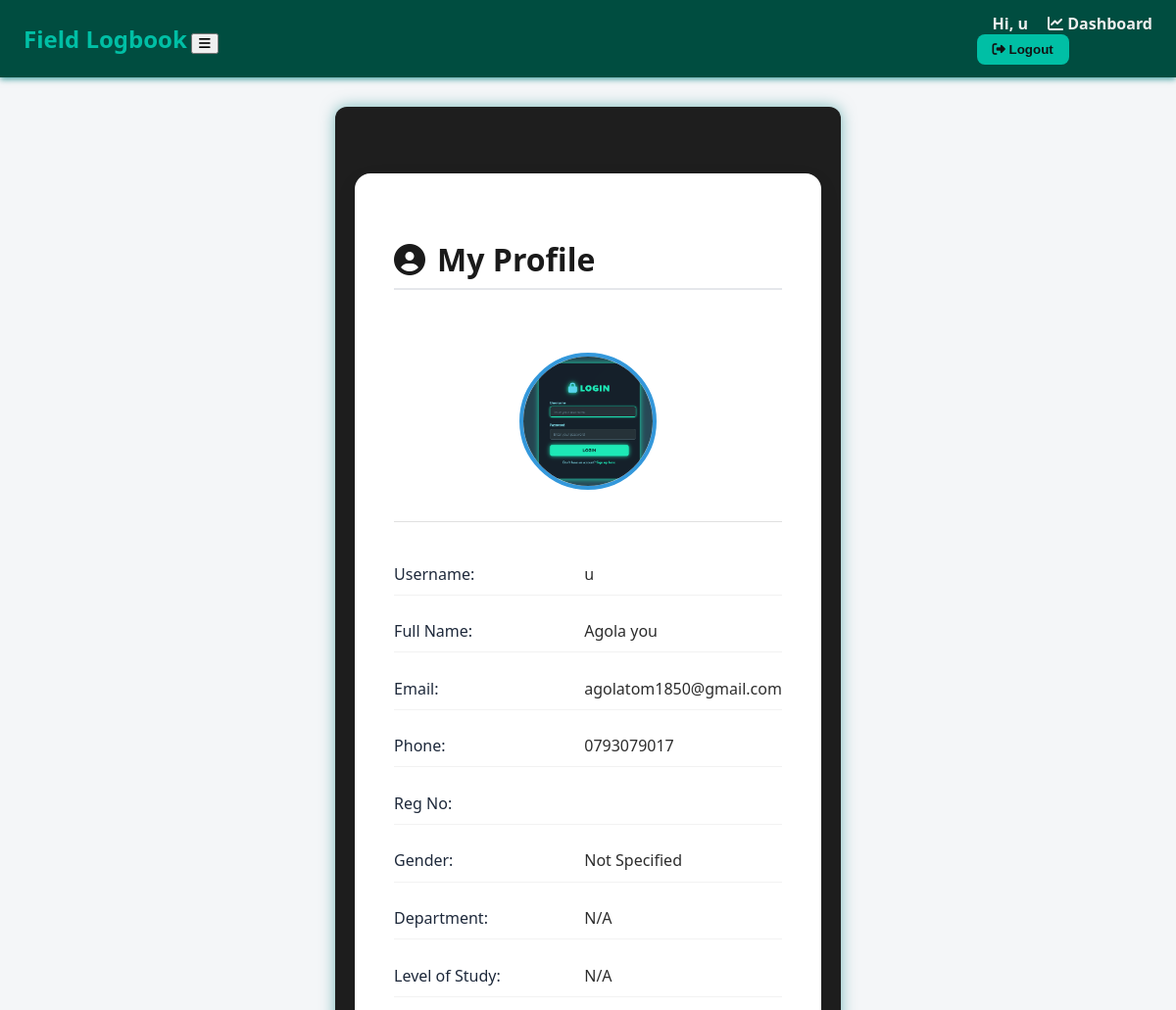
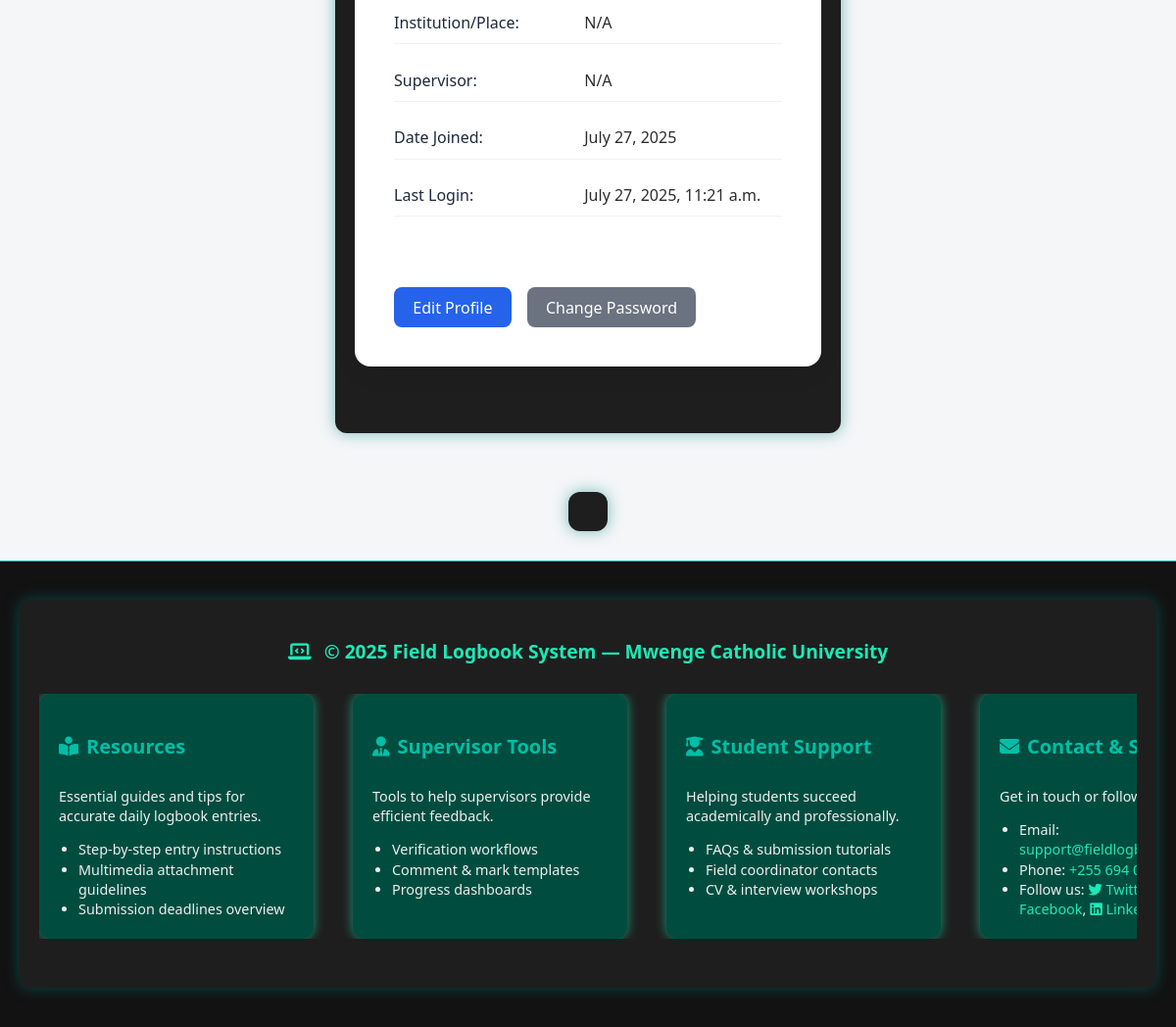
Screenshot of /logbook/profile/ (signed in) with the database file from the repository (2 pictures, top to bottom).
### users/models.py (models this page shows, shortened)
class CustomUser(AbstractUser):
    ROLE_CHOICES = [
        ('student', 'Student'),
        ('onstation', 'On-Station Supervisor'),
        ('oncampus', 'On-Campus Supervisor'),
        ('admin', 'Admin'),
    ]
    role = models.CharField(max_length=20, choices=ROLE_CHOICES)
    phone_number = models.CharField(max_length=20, blank=True, null=True)
    department = models.ForeignKey(
        Department,
        on_delete=models.SET_NULL,
        null=True,
        blank=True,
        related_name='users'
    )
    profile_picture = models.ImageField(upload_to='profile_pics/', blank=True, null=True)

### logbook/views.py (the view)
# urls.py: path('profile/', views.profile_view, name='profile'),
@login_required
def profile_view(request):
    profile = getattr(request.user, 'student_profile', None)
    return render(request, 'logbook/profile.html', {'user': request.user, 'profile': profile})

### logbook/templates/logbook/profile.html (shortened to what this page needs)
{% extends 'base.html' %}
{% load static %}
{% block content %}
<div class="profile-page-container" role="main" aria-label="User Profile">
  <div class="profile-wrapper">
    <h2 class="profile-title">
      <i class="fas fa-user-circle"></i> My Profile
    </h2>
    <div class="profile-picture-wrapper">
      {% if user.profile_picture %}
        <img src="{{ user.profile_picture.url }}" alt="Profile Picture" class="profile-picture" />
      {% else %}
        <img src="{% static 'logbook/images/default-avatar.png' %}" alt="Default Avatar" class="profile-picture" />
      {% endif %}
    </div>
    <div class="profile-details">
      <p><strong>Username:</strong> {{ user.username }}</p>
      <p><strong>Full Name:</strong> {{ user.get_full_name }}</p>
      <p><strong>Email:</strong> {{ user.email }}</p>
      <p><strong>Phone:</strong>
        {% if user.phone_number %}
          {{ user.phone_number }}
        {% elif user.studentprofile.phone_number %}
          {{ user.studentprofile.phone_number }}
        {% else %}
          Not Provided
        {% endif %}
      </p>
      <p><strong>Reg No:</strong> {{ user.studentprofile.registration_number }}</p>
      <p><strong>Gender:</strong> {{ user.studentprofile.gender|default:"Not Specified" }}</p>
      <p><strong>Department:</strong> {{ user.studentprofile.department.name|default:"N/A" }}</p>
      <p><strong>Level of Study:</strong> {{ user.studentprofile.level|default:"N/A" }}</p>
      <p><strong>Institution/Place:</strong> {{ user.studentprofile.place.name|default:"N/A" }}</p>
      <p><strong>Supervisor:</strong> {{ user.studentprofile.supervisor.get_full_name|default:"N/A" }}</p>
      <p><strong>Date Joined:</strong> {{ user.date_joined|date:"F j, Y" }}</p>
      <p><strong>Last Login:</strong> {{ user.last_login|date:"F j, Y, g:i a" }}</p>
    </div>
    <div class="profile-actions">
      <a href="{% url 'users:edit_student_profile' %}" class="btn">Edit Profile</a>
      <a href="{% url 'users:change_password' %}" class="btn btn-secondary">Change Password</a>
    </div>
  </div>
</div>
{% endblock %}

### users/templates/base.html (shortened to what this page needs)
{% load static %}
<!DOCTYPE html>
<html lang="en">
<head>
  <link href="https://cdnjs.cloudflare.com/ajax/libs/font-awesome/6.5.0/css/all.min.css" rel="stylesheet" />
  <link rel="stylesheet" href="{% static 'css/base_style.css' %}" />
</head>
<body>
  <nav class="navbar">
    <div class="nav-left">
      <a href="{% url 'users:home' %}" class="nav-logo">Field Logbook</a>
      <button id="nav-toggle"><i class="fas fa-bars"></i></button>
    </div>
    <div class="nav-right" id="nav-menu">
      {% if user.is_authenticated %}
        <span class="nav-welcome">Hi, {{ user.username }}</span>
        {% if user.is_superuser %}
          <a href="/admin/" class="nav-link"><i class="fas fa-tools"></i> Admin</a>
        {% else %}
          <a href="{% url 'users:dashboard' %}" class="nav-link"><i class="fas fa-chart-line"></i> Dashboard</a>
        {% endif %}
        <form method="post" action="{% url 'users:logout' %}" class="logout-form">
          <button type="submit" class="logout-btn">
            <i class="fas fa-sign-out-alt"></i> Logout
          </button>
        </form>
      {% endif %}
    </div>
  </nav>
  <main class="main-content">
    {% block content %}
    {% endblock %}
  </main>
  {% include 'includes/footer.html' %}
</body>
</html>

### users/static/css/base_style.css (style rules this page uses)
body { background-color: #121212; color: #eeeeee; font-family: 'Segoe UI', Tahoma, Geneva, Verdana, sans-serif; margin: 0; padding: 0; }
a { color: #00bfa5; text-decoration: none; }
.container, .content-wrapper, main { max-width: 960px; margin: 30px auto; padding: 20px; background-color: #1e1e1e; border-radius: 12px; box-shadow: 0 0 15px rgba(0, 128, 128, 0.5); }
.navbar { display: flex; justify-content: space-between; align-items: center; background-color: #004d40; padding: 0.8rem 1.5rem; color: #eeeeee; box-shadow: 0 2px 6px rgba(0, 128, 128, 0.7); }
.nav-logo { font-weight: 700; font-size: 1.5rem; color: #00bfa5; text-decoration: none; }
.nav-link, .nav-welcome { color: #eeeeee; margin-left: 1rem; font-weight: 600; }
.logout-btn { background-color: #00bfa5; color: #121212; border: none; border-radius: 8px; padding: 8px 16px; font-weight: 700; cursor: pointer; transition: background-color 0.3s ease; }
h1, h2, h3, h4 { color: #00bfa5; }
.btn { background-color: #00bfa5; color: #121212; padding: 10px 20px; border: none; border-radius: 8px; font-weight: 700; cursor: pointer; transition: background-color 0.3s ease; }

### logbook/templates/logbook/profile.html (style rules this page uses)
body { font-family: "Inter", "Segoe UI", Tahoma, Geneva, Verdana, sans-serif; background-color: #f4f6f8; }
.profile-page-container { max-width: 900px; margin: 3rem auto; padding: 2.5rem; background: #ffffff; border-radius: 16px; box-shadow: 0 8px 24px rgba(0, 0, 0, 0.06); color: #2d2d2d; }
.profile-title { font-size: 2rem; font-weight: 600; margin-bottom: 2rem; display: flex; align-items: center; gap: 0.75rem; color: #1a1a1a; border-bottom: 2px solid #e5e7eb; padding-bottom: 0.5rem; }
.profile-wrapper { display: flex; flex-direction: column; gap: 2rem; }
.profile-picture-wrapper { display: flex; justify-content: center; align-items: center; position: relative; }
.profile-picture { width: 140px; height: 140px; border-radius: 50%; object-fit: cover; border: 4px solid #3498db; }
.profile-details { line-height: 1.8; border-top: 1px solid #e0e0e0; padding-top: 1rem; }
.profile-details p { font-size: 1rem; padding: 0.4rem 0; border-bottom: 1px solid #f2f2f2; }
.profile-details strong { width: 190px; display: inline-block; font-weight: 500; color: #1e293b; }
.profile-actions { display: flex; gap: 1rem; margin-top: 1.5rem; flex-wrap: wrap; }
.btn { background-color: #2563eb; color: #fff; padding: 0.6rem 1.2rem; border-radius: 8px; text-decoration: none; font-weight: 500; transition: background 0.3s; }
.btn-secondary { background-color: #6b7280; }

### users/templates/includes/footer.html (style rules this page uses)
* { box-sizing: border-box; }
html, body { margin: 0; padding: 0; height: 100%; }
body { display: flex; flex-direction: column; min-height: 100vh; font-family: 'Segoe UI', Tahoma, Geneva, Verdana, sans-serif; }
main { flex: 1 0 auto; }

### rows the page displays
CustomUser: username "u", profile_picture (picture), get_full_name "Agola you", email "agolatom1850@gmail.com", phone_number "0793079017", date_joined "July 27, 2025", last_login "July 27, 2025, 11:21 a.m."

### other values shown
{{ user.studentprofile.gender|default:"Not Specified" }} "Not Specified"
{{ user.studentprofile.department.name|default:"N/A" }} "N/A"
{{ user.studentprofile.level|default:"N/A" }} "N/A"
{{ user.studentprofile.place.name|default:"N/A" }} "N/A"
{{ user.studentprofile.supervisor.get_full_name|default:"N/A" }} "N/A"
